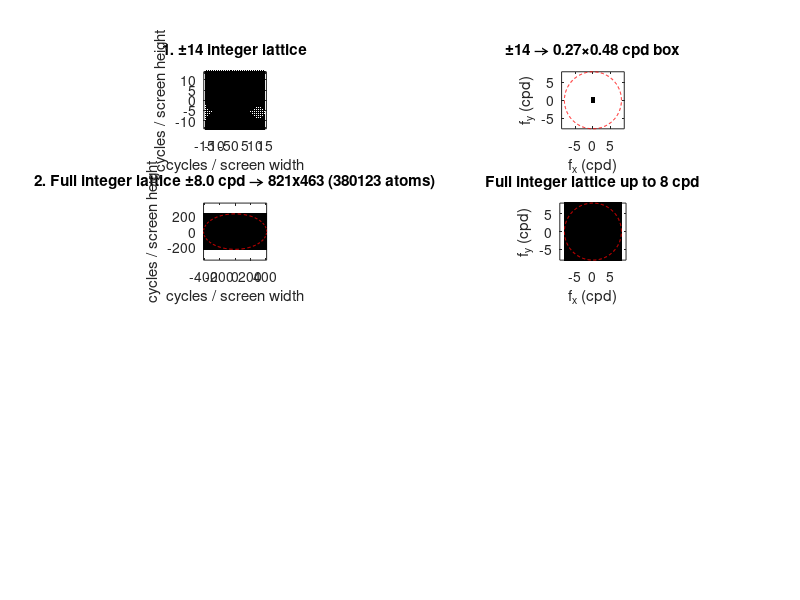

Here is the MATLAB script that generated this plot: (Note: this script raises an error after producing the figure.)
%% Hartley lattice geometry comparison (portrait layout)
Wdeg = 51.34; 
Hdeg = 28.88; 
Sfmax = 8;  % maximum spatial frequency (cpd)

figure('Color','w','Position',[100 100 850 1600]);
th = linspace(0,2*pi,512);

%% === Row 1: Moosavi lattice (±14 integer samples) ===
kx = -14:14; 
ky = -14:14; 
[KXg,KYg] = meshgrid(kx,ky);

subplot(4,2,1);
scatter(KXg(:), KYg(:), 4, 'k','filled');
%hold on; plot(14*cos(th),14*sin(th),'r--','LineWidth',0.5);
axis equal tight; box on;
xlabel('cycles / screen width'); ylabel('cycles / screen height');
title(sprintf('1. ±14 integer lattice'));

[KXg,KYg] = meshgrid(kx/Wdeg, ky/Hdeg);
subplot(4,2,2);
scatter(KXg(:), KYg(:), 4,'k','filled');
hold on; plot(Sfmax*cos(th), Sfmax*sin(th),'r--','LineWidth',0.5);
axis equal tight; box on;
xlabel('f_x (cpd)'); ylabel('f_y (cpd)');
title(sprintf('±14 → %.2f×%.2f cpd box',14/Wdeg,14/Hdeg));

%% === Row 2: Full integer lattice up to 8 cpd ===
Kx_max = floor(Wdeg*Sfmax);
Ky_max = floor(Hdeg*Sfmax);
kx = -Kx_max:Kx_max;
ky = -Ky_max:Ky_max;
[KXg,KYg] = meshgrid(kx,ky);

subplot(4,2,3);
scatter(KXg(:), KYg(:), 1,'k','filled');
hold on; plot(Wdeg*Sfmax*cos(th), Hdeg*Sfmax*sin(th),'r--','LineWidth',0.3);
axis equal tight; box on;
xlabel('cycles / screen width'); ylabel('cycles / screen height');
title(sprintf('2. Full integer lattice ±%.1f cpd → %dx%d (%d atoms)', ...
              Sfmax,numel(kx),numel(ky),numel(KXg(:))));

[KXg,KYg] = meshgrid(kx/Wdeg, ky/Hdeg);
subplot(4,2,4);
scatter(KXg(:), KYg(:), 1,'k','filled');
hold on; plot(Sfmax*cos(th), Sfmax*sin(th),'r--','LineWidth',0.3);
axis equal tight; box on;
xlabel('f_x (cpd)'); ylabel('f_y (cpd)');
title('Full integer lattice up to 8 cpd');

%% === Row 3: Isotropic strided lattice ===
ns_stride = 25;
[~,~,info] = pickHartleyStridesFromNs(Wdeg,Hdeg,Sfmax,Sfmax,ns_stride, ...
    'equalStride',true,'FmaxRadial',Sfmax);

[KXg,KYg] = meshgrid(info.KX_screen, info.KY_screen);
subplot(4,2,5);
scatter(KXg(:), KYg(:), 3,'k','filled');
hold on; plot(Wdeg*Sfmax*cos(th), Hdeg*Sfmax*sin(th),'r--','LineWidth',0.3);
axis equal tight; box on;
xlabel('cycles / screen width'); ylabel('cycles / screen height');
title(sprintf('3. Isotropic strides (sx=%d, sy=%d), %dx%d, n=%d', ...
      info.sx, info.sy, info.nx, info.ny,  numel(KXg(:))));

[KXg,KYg] = meshgrid(info.KX_cpd, info.KY_cpd);
subplot(4,2,6);
scatter(KXg(:), KYg(:), 3,'k','filled');
hold on; plot(Sfmax*cos(th), Sfmax*sin(th),'r--','LineWidth',0.3);
axis equal tight; box on;
xlabel('f_x (cpd)'); ylabel('f_y (cpd)');
title(sprintf('Δf_x=%.3f, Δf_y=%.3f cpd',info.fx_step,info.fy_step));

%% === Row 4: Biologically inspired log-radial lattice ===
optsLog = struct('Rmin',0.5,'Rmax',Sfmax,'nR',5,'nTheta',12);
[~,~,info] = pickHartleyStridesFromNs(Wdeg,Hdeg,Sfmax,Sfmax, ...
    ns_stride,'equalStride',true,'FmaxRadial',Sfmax,'logRadial',optsLog);

% --- Cycles per screen (plot only log-radial samples) ---
subplot(4,2,7);
if ~isempty(info.logCoords)
    scatter(Wdeg*info.logCoords(:,1), Hdeg*info.logCoords(:,2), ...
        6,'k','filled','MarkerFaceAlpha',0.8);
end
hold on; 
plot(Wdeg*Sfmax*cos(th), Hdeg*Sfmax*sin(th),'r--','LineWidth',0.3);
axis equal tight; box on;
xlabel('cycles / screen width'); ylabel('cycles / screen height');
title(sprintf('4. Log-radial lattice (ns=%d, n_θ=%d, n_r=%d, N=%d)', ...
    info.ns, optsLog.nTheta, optsLog.nR, info.N_log));

% --- Cycles per degree (cpd view) ---
subplot(4,2,8);
if ~isempty(info.logCoords)
    scatter(info.logCoords(:,1), info.logCoords(:,2), ...
        6,'k','filled','MarkerFaceAlpha',0.8);
end
hold on; 
plot(Sfmax*cos(th), Sfmax*sin(th),'r--','LineWidth',0.3);
axis equal tight; box on;
xlabel('f_x (cpd)'); ylabel('f_y (cpd)');
title(sprintf('Log-radial lattice (n_θ=%d, n_r=%d, %.1f–%.1f cpd)', ...
    optsLog.nTheta, optsLog.nR, optsLog.Rmin, optsLog.Rmax));




function [sx, sy, info] = pickHartleyStridesFromNs(Wdeg,Hdeg,FmaxX,FmaxY,ns,varargin)
% pickHartleyStridesFromNs  —  Simplified robust stride picker (single ns)
% ----------------------------------------------------------------------
% INPUTS
%   Wdeg,Hdeg   : screen width / height (deg)
%   FmaxX,FmaxY : band limits in cpd
%   ns          : target lattice samples per axis (including DC)
%
% OPTIONS
%   'equalStride' (default=false)
%   'FmaxRadial'  (optional cutoff in cpd)
%   'logRadial'   (optional struct with Rmin,Rmax,nR,nTheta)
%
% OUTPUT
%   sx, sy : integer strides (in screen pixels)
%   info   : struct with lattice metadata
%
% NOTES
%   - ns rounded to odd, min=3
%   - returns full lattice if ns exceeds available bandwidth
%
% AUTHOR
%   2025 Declan & GPT-5 Lab Utilities, UCLA Huk Lab
% ----------------------------------------------------------------------

p = inputParser;
addParameter(p,'equalStride',false,@islogical);
addParameter(p,'FmaxRadial',[],@(x) isempty(x)||isscalar(x));
addParameter(p,'logRadial',[],@(x) isempty(x)||isstruct(x));
parse(p,varargin{:});
opt = p.Results;

% ----- Normalize ns -----
if isinf(ns)
    ns_eff = Inf;
elseif ns < 3
    ns_eff = 3;
elseif mod(ns,2)==0
    ns_eff = ns+1;
else
    ns_eff = ns;
end

% ----- Frequency caps -----
Kx_max = floor(Wdeg * FmaxX);
Ky_max = floor(Hdeg * FmaxY);

if isinf(ns_eff)
    sx = 1; sy = 1; mode = 'full';
elseif ns_eff >= min(2*Kx_max+1, 2*Ky_max+1)
    sx = 1; sy = 1; mode = 'full';
else
    m = (ns_eff - 1)/2;
    sx_lo = max(1, ceil(Kx_max/(m+1)));
    sx_hi = max(sx_lo, floor(Kx_max/m));
    sy_lo = max(1, ceil(Ky_max/(m+1)));
    sy_hi = max(sy_lo, floor(Ky_max/m));
    sxCand = sx_lo:sx_hi;
    syCand = sy_lo:sy_hi;

    bestErr = Inf;
    for sx_ = sxCand
        for sy_ = syCand
            err = abs(log((sx_/Wdeg)/(sy_/Hdeg)));
            if err < bestErr
                bestErr = err; sx = sx_; sy = sy_;
            end
        end
    end
    mode = 'sampled';
end

% ----- Equal-stride refinement -----
if opt.equalStride && strcmp(mode,'sampled')
    dfx_tgt = 2*FmaxX/(ns_eff-1);
    dfy_tgt = 2*FmaxY/(ns_eff-1);
    step_cpd = min(dfx_tgt, dfy_tgt);
    sx_try = round(step_cpd*Wdeg);
    sy_try = round(step_cpd*Hdeg);
    bestErr = Inf;
    for sx_ = max(1,sx_try-1):sx_try+1
        for sy_ = max(1,sy_try-1):sy_try+1
            err = abs(log((sx_/Wdeg)/(sy_/Hdeg)));
            if err < bestErr
                bestErr = err; sx = sx_; sy = sy_;
            end
        end
    end
    mode = [mode '_equal'];
end

% ----- Derived grid -----
fx_step = sx/Wdeg;
fy_step = sy/Hdeg;
nx = 2*floor(Kx_max/sx)+1;
ny = 2*floor(Ky_max/sy)+1;
N_total = nx*ny - 1;

kx = (-floor(nx/2):floor(nx/2))*sx;
ky = (-floor(ny/2):floor(ny/2))*sy;

% ----- Radial cutoff -----
if ~isempty(opt.FmaxRadial)
    [KX,KY] = meshgrid(kx/Wdeg, ky/Hdeg);
    R = sqrt(KX.^2 + KY.^2);
    N_disk = nnz(R<=opt.FmaxRadial)-1;
else
    N_disk = NaN;
end

% ----- Optional log-radial -----
coords = [];
N_log = NaN;
if ~isempty(opt.logRadial)
    lr = opt.logRadial;
    if ~isfield(lr,'nR'), lr.nR=6; end
    if ~isfield(lr,'nTheta'), lr.nTheta=12; end
    rhoTarget = logspace(log10(lr.Rmin),log10(lr.Rmax),lr.nR);
    theta = linspace(0,2*pi-(2*pi/lr.nTheta),lr.nTheta);  % full-plane coverage
    uppergrace = 10^(log10(lr.Rmax)+median(diff(log10(rhoTarget)))/2);
    for r = rhoTarget
        for t = theta
            fx = r*cos(t); fy = r*sin(t);
            kx_snap = round(fx*Wdeg); ky_snap = round(fy*Hdeg);
            fx_hat = kx_snap/Wdeg; fy_hat = ky_snap/Hdeg;
            rho_hat = hypot(fx_hat,fy_hat);
            if (kx_snap==0 && ky_snap==0), continue; end
            if rho_hat<lr.Rmin || rho_hat>uppergrace, continue; end
            %if (ky_snap<0)||(ky_snap==0 && kx_snap<=0), continue; end
            coords(end+1,:) = [fx_hat fy_hat rho_hat atan2(fy_hat,fx_hat)];
        end
    end
    coords = unique(round(coords,6),'rows');
    N_log = size(coords,1);
end

info = struct('ns',ns_eff,'mode',mode,'sx',sx,'sy',sy, ...
    'fx_step',fx_step,'fy_step',fy_step, ...
    'nx',nx,'ny',ny,'N_total',N_total,'N_disk',N_disk, ...
    'Kx_max',Kx_max,'Ky_max',Ky_max, ...
    'KX_screen',kx,'KY_screen',ky, ...
    'KX_cpd',kx/Wdeg,'KY_cpd',ky/Hdeg, ...
    'logCoords',coords,'N_log',N_log);
end
